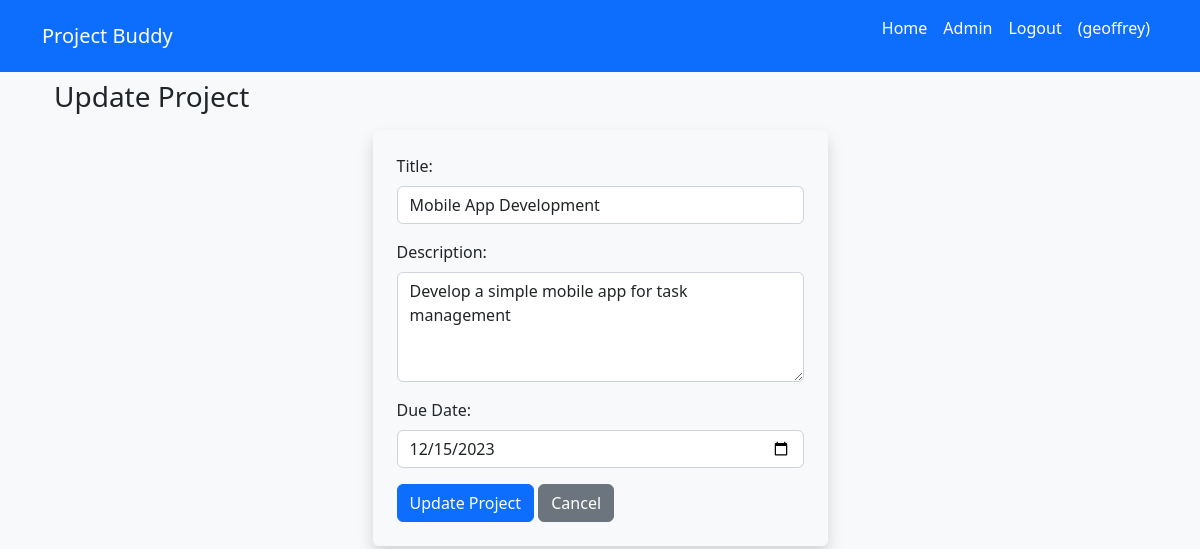
Page /projects/9/update/ (signed in) on the committed database.
### task_list/models.py (models this page shows, shortened)
class Project(models.Model):
    title = models.CharField(max_length=255)
    description = models.TextField(blank=True)
    created_at = models.DateTimeField(auto_now_add=True)
    due_date = models.DateField(null=True, blank=True)
    owner = models.ForeignKey(User, on_delete=models.CASCADE)

### task_list/views.py (the view)
# urls.py: path('<int:project_id>/update/', views.project_update, name='project_update'),
@login_required
def project_update(request, project_id):
    project = get_object_or_404(Project, pk=project_id)
    if request.method == 'POST':
        form = ProjectForm(request.POST, instance=project)
        if form.is_valid():
            project.save()
            return redirect('project_detail', project_id=project_id)
        else:
            messages.error(request, 'Please correct the error below.')
    else:
        form = ProjectForm(instance=project)
    return render(request, 'project_edit.html', {'project': project} )

### task_list/templates/project_edit.html (shortened to what this page needs)
{% extends 'base.html' %}
{% block content %}
  <div class="container mt-2">
    <h3>Update Project</h3>
    <form class="col-12 col-md-5 mx-auto p-4 shadow rounded mt-3" method="post" action="{% url 'project_update' project_id=project.id %}">
      <div class="mb-3">
        <label for="title" class="form-label">Title:</label>
        <input type="text" class="form-control" id="title" name="title" value="{{ project.title }}" required />
      </div>
      <div class="mb-3">
        <label for="description" class="form-label">Description:</label>
        <textarea class="form-control" id="description" name="description" rows="4">{{ project.description }}</textarea>
      </div>
      <div class="mb-3">
        <label for="due_date" class="form-label">Due Date:</label>
        <input type="date" class="form-control" id="due_date" name="due_date" value="{{ project.due_date|date:'Y-m-d' }}" required />
      </div>
      <button type="submit" class="btn btn-primary">Update Project</button>
      <a href="{% url 'project_list' %}" class="btn btn-secondary">Cancel</a>
    </form>
  </div>
{% endblock %}

### templates/base.html (shortened to what this page needs)
{% load static%}
<!DOCTYPE html>
<html lang="en">
  <head>
    <link
      href="https://cdn.jsdelivr.net/npm/bootstrap@5.2.3/dist/css/bootstrap.min.css"
      rel="stylesheet"
    />
  </head>
  <body class="bg-light">
    <nav class="navbar navbar-expand-lg bg-primary navbar-dark">
      <div class="container">
        <a class="navbar-brand" href="#"> Project Buddy</a>
        <div class="collapse navbar-collapse" id="navbarSupportedContent">
          <ul class="navbar-nav ms-auto mb-2 mb-lg-0">
            <li class="nav-item">
              <a
                class="nav-link active"
                aria-current="page"
                href="{%url 'home'%}"
                >Home</a
              >
            </li>
            <li class="nav-item">
              <a class="nav-link active" aria-current="page" href="/admin"
                >Admin</a
              >
            </li>
            {% if user.is_authenticated %}
            <li class="nav-item d-flex ">
              <a
                class="nav-link active"
                aria-current="page"
                href="{%url 'logout'%}"
                >Logout</a
              >
              <p class="nav-link active" aria-current="page">({{user.username}})</p>
            </li>
            {% endif %}
          </ul>
        </div>
      </div>
    </nav>
    <div class="container">
      {% include "alert.html"%} {% block content %} {% endblock content %}
    </div>
  </body>
</html>

### rows in the picture
Project: title "Mobile App Development", description "Develop a simple mobile app for task management", due_date "12/15/2023"

### other values in the picture
{{ user.username }} "geoffrey"
